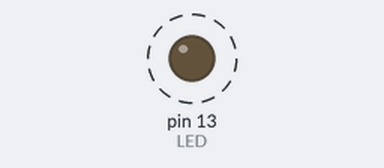
Recording of a sketch running on a simulated Arduino Uno, built with avr-gcc and run on an emulated ATmega328P. Parts: output pins drawn as LEDs (lit = HIGH). Dashed ring = blinking. What the sketch prints to the serial monitor is not drawn.

Above: at 0.2 s.
Timing chart, 0 to 3.0 s (numbered marks = the images above):
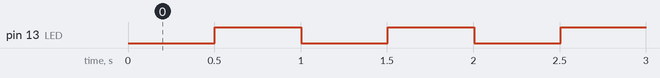

Measured:
- by itself, pin 13 (LED): alternates HIGH for 0.50 s and LOW for 0.50 s

The sketch:

timer_example.ino
```cpp
char buffer[40];
#define LED LED_BUILTIN

void setup() {
  Serial.begin (115200);

  pinMode(LED,OUTPUT);
  Serial.println ("Starting up...");
}

void loop() {
  static uint8_t tog=0;
  static uint32_t oldtime=millis();

    if ( (millis()-oldtime) > 500) {
       oldtime = millis();

       tog = ~tog; // Invert
       if (tog) digitalWrite(LED,HIGH); else digitalWrite(LED,LOW);

       sprintf (buffer, "Board up for %lu seconds", millis()/1000);
       Serial.println (buffer);
    }

}
```
